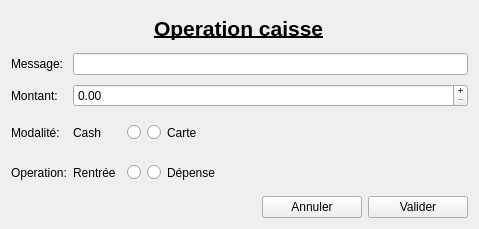
<?xml version="1.0" encoding="UTF-8"?>
<ui version="4.0">
 <class>OperationCaisse</class>
 <widget class="QWidget" name="OperationCaisse">
  <property name="geometry">
   <rect>
    <x>0</x>
    <y>0</y>
    <width>479</width>
    <height>229</height>
   </rect>
  </property>
  <property name="windowTitle">
   <string/>
  </property>
  <layout class="QGridLayout" name="gridLayout_2">
   <item row="0" column="0">
    <layout class="QGridLayout" name="gridLayout">
     <item row="3" column="1">
      <layout class="QHBoxLayout" name="horizontalLayout_2">
       <item>
        <widget class="QLabel" name="label">
         <property name="minimumSize">
          <size>
           <width>48</width>
           <height>0</height>
          </size>
         </property>
         <property name="text">
          <string>Cash</string>
         </property>
        </widget>
       </item>
       <item>
        <widget class="QRadioButton" name="cash_button">
         <property name="layoutDirection">
          <enum>Qt::RightToLeft</enum>
         </property>
         <property name="text">
          <string/>
         </property>
         <attribute name="buttonGroup">
          <string notr="true">buttonGroup</string>
         </attribute>
        </widget>
       </item>
       <item>
        <widget class="QRadioButton" name="card_button">
         <property name="text">
          <string/>
         </property>
         <attribute name="buttonGroup">
          <string notr="true">buttonGroup</string>
         </attribute>
        </widget>
       </item>
       <item>
        <widget class="QLabel" name="label_2">
         <property name="text">
          <string>Carte</string>
         </property>
        </widget>
       </item>
       <item>
        <spacer name="horizontalSpacer">
         <property name="orientation">
          <enum>Qt::Horizontal</enum>
         </property>
         <property name="sizeHint" stdset="0">
          <size>
           <width>40</width>
           <height>20</height>
          </size>
         </property>
        </spacer>
       </item>
      </layout>
     </item>
     <item row="4" column="0">
      <widget class="QLabel" name="operation_label">
       <property name="minimumSize">
        <size>
         <width>0</width>
         <height>26</height>
        </size>
       </property>
       <property name="text">
        <string>Operation:</string>
       </property>
      </widget>
     </item>
     <item row="1" column="1">
      <widget class="QLineEdit" name="msg_field"/>
     </item>
     <item row="5" column="1">
      <layout class="QHBoxLayout" name="horizontalLayout_4">
       <item>
        <spacer name="horizontalSpacer_3">
         <property name="orientation">
          <enum>Qt::Horizontal</enum>
         </property>
         <property name="sizeHint" stdset="0">
          <size>
           <width>40</width>
           <height>20</height>
          </size>
         </property>
        </spacer>
       </item>
       <item>
        <widget class="QPushButton" name="cancel_button">
         <property name="sizePolicy">
          <sizepolicy hsizetype="Fixed" vsizetype="Fixed">
           <horstretch>0</horstretch>
           <verstretch>0</verstretch>
          </sizepolicy>
         </property>
         <property name="minimumSize">
          <size>
           <width>100</width>
           <height>0</height>
          </size>
         </property>
         <property name="text">
          <string>Annuler</string>
         </property>
        </widget>
       </item>
       <item>
        <widget class="QPushButton" name="validate_button">
         <property name="sizePolicy">
          <sizepolicy hsizetype="Fixed" vsizetype="Fixed">
           <horstretch>0</horstretch>
           <verstretch>0</verstretch>
          </sizepolicy>
         </property>
         <property name="minimumSize">
          <size>
           <width>100</width>
           <height>0</height>
          </size>
         </property>
         <property name="text">
          <string>Valider</string>
         </property>
        </widget>
       </item>
      </layout>
     </item>
     <item row="4" column="1">
      <layout class="QHBoxLayout" name="horizontalLayout_3">
       <item>
        <widget class="QLabel" name="label_3">
         <property name="minimumSize">
          <size>
           <width>48</width>
           <height>0</height>
          </size>
         </property>
         <property name="text">
          <string>Rentrée</string>
         </property>
        </widget>
       </item>
       <item>
        <widget class="QRadioButton" name="in_button">
         <property name="layoutDirection">
          <enum>Qt::RightToLeft</enum>
         </property>
         <property name="text">
          <string/>
         </property>
         <attribute name="buttonGroup">
          <string notr="true">buttonGroup_2</string>
         </attribute>
        </widget>
       </item>
       <item>
        <widget class="QRadioButton" name="out_button">
         <property name="text">
          <string/>
         </property>
         <attribute name="buttonGroup">
          <string notr="true">buttonGroup_2</string>
         </attribute>
        </widget>
       </item>
       <item>
        <widget class="QLabel" name="label_4">
         <property name="text">
          <string>Dépense</string>
         </property>
        </widget>
       </item>
       <item>
        <spacer name="horizontalSpacer_2">
         <property name="orientation">
          <enum>Qt::Horizontal</enum>
         </property>
         <property name="sizeHint" stdset="0">
          <size>
           <width>40</width>
           <height>20</height>
          </size>
         </property>
        </spacer>
       </item>
      </layout>
     </item>
     <item row="0" column="0" colspan="2" alignment="Qt::AlignHCenter">
      <widget class="QLabel" name="title_label">
       <property name="font">
        <font>
         <pointsize>16</pointsize>
         <weight>75</weight>
         <bold>true</bold>
         <underline>true</underline>
        </font>
       </property>
       <property name="text">
        <string>Operation caisse</string>
       </property>
      </widget>
     </item>
     <item row="2" column="0">
      <widget class="QLabel" name="amount_label">
       <property name="minimumSize">
        <size>
         <width>0</width>
         <height>26</height>
        </size>
       </property>
       <property name="sizeIncrement">
        <size>
         <width>0</width>
         <height>26</height>
        </size>
       </property>
       <property name="text">
        <string>Montant:</string>
       </property>
      </widget>
     </item>
     <item row="1" column="0">
      <widget class="QLabel" name="msg_label">
       <property name="minimumSize">
        <size>
         <width>0</width>
         <height>26</height>
        </size>
       </property>
       <property name="text">
        <string>Message:</string>
       </property>
      </widget>
     </item>
     <item row="3" column="0">
      <widget class="QLabel" name="modality_label">
       <property name="minimumSize">
        <size>
         <width>0</width>
         <height>26</height>
        </size>
       </property>
       <property name="text">
        <string>Modalité:</string>
       </property>
      </widget>
     </item>
     <item row="2" column="1">
      <widget class="QDoubleSpinBox" name="amount_field">
       <property name="buttonSymbols">
        <enum>QAbstractSpinBox::PlusMinus</enum>
       </property>
       <property name="maximum">
        <double>50000.000000000000000</double>
       </property>
      </widget>
     </item>
    </layout>
   </item>
  </layout>
 </widget>
 <tabstops>
  <tabstop>msg_field</tabstop>
  <tabstop>cash_button</tabstop>
  <tabstop>card_button</tabstop>
  <tabstop>in_button</tabstop>
  <tabstop>out_button</tabstop>
  <tabstop>cancel_button</tabstop>
  <tabstop>validate_button</tabstop>
 </tabstops>
 <resources/>
 <connections/>
 <buttongroups>
  <buttongroup name="buttonGroup_2"/>
  <buttongroup name="buttonGroup"/>
 </buttongroups>
</ui>
